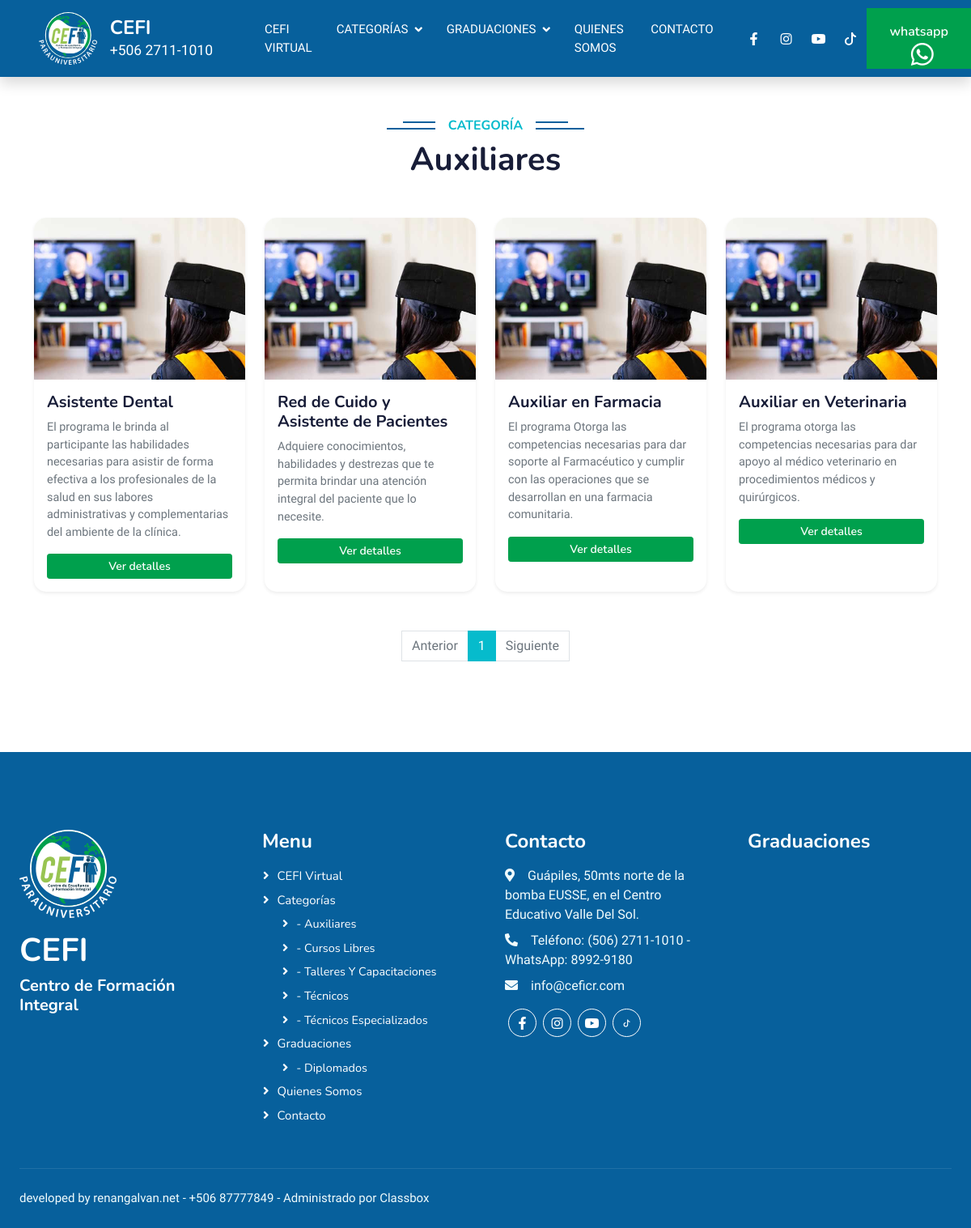
The app's page /web_site/despliegue_escuelas.php?id=16 with its own data.
### tables this page shows
CREATE TABLE `menus` (
  `id_menu` int(11) NOT NULL,
  `title` varchar(100) NOT NULL,
  `url` varchar(255) NOT NULL,
  `display_order` int(11) NOT NULL DEFAULT 0,
  `parent_id` int(11) DEFAULT NULL
);

CREATE TABLE `categories` (
  `id_category` int(11) NOT NULL,
  `name` varchar(100) NOT NULL,
  `image` varchar(255) DEFAULT NULL
);

CREATE TABLE `posts` (
  `id_post` int(11) NOT NULL,
  `id_category` int(11) NOT NULL,
  `title` varchar(255) NOT NULL,
  `synopsis` text DEFAULT NULL,
  `content` longtext DEFAULT NULL,
  `main_image` varchar(255) DEFAULT NULL,
  `created_at` timestamp NOT NULL DEFAULT current_timestamp(),
  `id_user` int(11) NOT NULL,
  `orden` int(11) DEFAULT 0,
  `instructor_name` varchar(255) DEFAULT NULL,
  `instructor_title` varchar(255) DEFAULT NULL,
  `instructor_photo` varchar(255) DEFAULT NULL,
  `show_in_instructors` tinyint(1) DEFAULT 0
);

### web_site/despliegue_escuelas.php (the view, shortened to what this page needs)
<?php
include 'header.php';
$id_category = isset($_GET['id']) ? (int)$_GET['id'] : 0;
try {
    $stmt = $pdo->prepare("SELECT name FROM categories WHERE id_category = ?");
    $stmt->execute([$id_category]);
    $category = $stmt->fetch();
    $nombre_escuela = $category ? $category['name'] : 'Escuela no encontrada';
} catch (PDOException $e) {
    $nombre_escuela = 'Error al cargar';
}
?>
<div class="container-xxl py-5">
    <div class="text-center wow fadeInUp" data-wow-delay="0.1s">
        <h6 class="section-title bg-white text-center text-primary px-3">Categoría</h6>
        <h1 class="mb-5"><?php echo htmlspecialchars($nombre_escuela); ?></h1>
    </div>
    <div class="container">
        <div class="row g-4">
            <?php
            try {
                $stmt_posts = $pdo->prepare("
                    SELECT p.id_post, p.title, p.synopsis, p.main_image
                    FROM posts p
                    JOIN categories c ON p.id_category = c.id_category
                    WHERE p.id_category = ?
                    AND LOWER(c.name) NOT LIKE '%graduacion%'
                    AND LOWER(c.name) NOT LIKE '%diplomado%'
                    AND LOWER(c.name) NOT LIKE '%galería%'
                    ORDER BY p.created_at DESC
                ");
                $stmt_posts->execute([$id_category]);
                $posts = $stmt_posts->fetchAll();
                if (empty($posts)) {
                    echo '<div class="col-12 text-center"><p class="text-muted">No hay publicaciones disponibles en esta escuela actualmente.</p></div>';
                } else {
                    foreach ($posts as $index => $post) {
                        $delay = (0.1 * ($index % 4)) + 0.1;
                        $main_img = $post['main_image'];
                        if (!empty($main_img)) {
                            if (strpos($main_img, 'public/uploads/images/') !== false) {
                                $image_path = '../classbox/' . $main_img;
                            } else {
                                $image_path = '../classbox/public/uploads/images/' . $main_img;
                            }
                        } else {
                            $image_path = 'img/course-1.jpg';
                        }
                        ?>
                        <div class="col-lg-3 col-md-6 wow fadeInUp" data-wow-delay="<?php echo $delay; ?>s">
                            <div class="card h-100 shadow-sm border-0 course-card">
                                <img src="<?php echo htmlspecialchars($image_path); ?>" class="card-img-top" alt="<?php echo htmlspecialchars($post['title']); ?>" style="height: 200px; object-fit: cover;">
                                <div class="card-body">
                                    <h5 class="card-title text-left"><?php echo htmlspecialchars($post['title']); ?></h5>
                                    <p class="card-text text-left text-muted" style="font-size: 0.9rem;">
                                        <?php echo htmlspecialchars($post['synopsis'] ?: 'Sin descripción disponible.'); ?>
                                    </p>
                                    <a href="ver_detalles_escuela.php?id=<?php echo $post['id_post']; ?>" class="btn btn-primary btn-sm w-100 mt-auto">Ver detalles</a>
                                </div>
                            </div>
                        </div>
                        <?php
                    }
                }
            } catch (PDOException $e) {
                echo '<div class="col-12 text-center text-danger"><p>Error al cargar las publicaciones.</p></div>';
            }
            ?>
        </div>
        <?php if (!empty($posts)): ?>
        <div class="row mt-5">
            <div class="col-12">
                <nav aria-label="Page navigation">
                    <ul class="pagination justify-content-center">
                        <li class="page-item disabled"><a class="page-link" href="#">Anterior</a></li>
                        <li class="page-item active"><a class="page-link" href="#">1</a></li>
                        <li class="page-item disabled"><a class="page-link" href="#">Siguiente</a></li>
                    </ul>
                </nav>
            </div>
        </div>
        <?php endif; ?>
    </div>
</div>
<?php include 'footer.php'; ?>

### web_site/header.php (shortened to what this page needs)
<?php require_once 'db_connect.php'; ?>
<!DOCTYPE html>
<html lang="es">
<head>
    <link href="https://cdnjs.cloudflare.com/ajax/libs/font-awesome/5.10.0/css/all.min.css" rel="stylesheet">
    <link href="https://cdn.jsdelivr.net/npm/bootstrap-icons@1.4.1/font/bootstrap-icons.css" rel="stylesheet">
    <link href="lib/animate/animate.min.css" rel="stylesheet">
    <link href="lib/owlcarousel/assets/owl.carousel.min.css" rel="stylesheet">
    <link href="css/bootstrap.min.css" rel="stylesheet">
    <link href="css/style.css" rel="stylesheet">
</head>
<body>
    <nav class="navbar navbar-expand-lg navbar-light shadow sticky-top p-0">
                    <a href="index.php" class="navbar-brand d-flex align-items-center px-4 px-lg-5">
                        <img src="img/logo_cefi_blanco.svg" alt="CEFI Logo" style="height: 65px;">
                        <div class="ms-3 text-white d-flex flex-column">
                            <span class="fw-bold h4 m-0" style="color: #FFFFFF !important;">CEFI</span>
                            <small class="phone-text">+506 2711-1010</small>
                        </div>
                    </a>
        <div class="collapse navbar-collapse align-items-center" id="navbarCollapse">
            <?php $currentPage = basename($_SERVER['PHP_SELF']); ?>
            <div class="navbar-nav ms-auto p-4 p-lg-0">
                <?php
                try {
                    $stmt = $pdo->query("SELECT id_menu, title, url FROM menus WHERE parent_id IS NULL ORDER BY display_order ASC");
                    $main_menus = $stmt->fetchAll();
                    foreach ($main_menus as $menu) {
                        $activeClass = ($currentPage == $menu['url']) ? 'active' : '';
                        $stmt_sub = $pdo->prepare("SELECT title, url FROM menus WHERE parent_id = ? ORDER BY display_order ASC");
                        $stmt_sub->execute([$menu['id_menu']]);
                        $sub_menus = $stmt_sub->fetchAll();
                        if (empty($sub_menus) && $menu['title'] !== 'Categorías' && $menu['title'] !== 'Galerías' && $menu['title'] !== 'Graduaciones') {
                            echo '<a href="' . htmlspecialchars($menu['url']) . '" class="nav-item nav-link ' . $activeClass . '">' . htmlspecialchars($menu['title']) . '</a>';
                        } else {
                            echo '<div class="nav-item dropdown">';
                            echo '<a href="#" class="nav-link dropdown-toggle ' . $activeClass . '" data-bs-toggle="dropdown">' . htmlspecialchars($menu['title']) . '</a>';
                            echo '<div class="dropdown-menu fade-down m-0">';
                            echo '</div></div>';
                        }
                    }
                } catch (PDOException $e) {
                    echo '<span class="nav-item nav-link text-danger">Error menú</span>';
                }
                ?>
            </div>
            <div class="d-flex align-items-center">
                <a class="btn btn-sm-square mx-1 text-white" href="https://www.facebook.com/CEFI.COSTARICA?mibextid=ZbWKwL" target="_blank" title="Síguenos en Facebook">
                    <i class="fab fa-facebook-f"></i>
                </a>
                <a class="btn btn-sm-square mx-1 text-white" href="https://www.instagram.com/cefi_cr?igsh=ZnNrZDRhdTB6Z3I0" target="_blank" title="Estamos en Instagram">
                    <i class="fab fa-instagram"></i>
                </a>
                <a class="btn btn-sm-square mx-1 text-white" href="https://youtube.com/@ceficr?si=Prh18hZuQhWG6hdY" target="_blank" title="Estamos en Youtube">
                    <i class="fab fa-youtube"></i>
                </a>
                <a class="btn btn-sm-square mx-1 text-white" href="https://www.tiktok.com/@cefi_cr?_t=8jw1rg8zAJh&_r=1" target="_blank" title="Estamos en Tiktok">
                    <svg xmlns="http://www.w3.org/2000/svg" width="1em" height="1em" fill="currentColor" class="bi bi-tiktok" viewBox="0 0 16 16">
                        <path d="M9 0h1.98c.144.715.54 1.617 1.235 2.512C12.895 3.389 13.797 4 15 4v2c-1.753 0-3.07-.814-4-1.829V11a5 5 0 1 1-5-5v2a3 3 0 1 0 3 3z" />
                    </svg>
                </a>
            </div>
            <a href="https://wa.me/50689929180" class="btn btn-primary btn-whatsapp-large py-3 px-lg-3 d-none d-lg-block"><span>whatsapp<i class="fab fa-whatsapp ms-2"></i></span></a>
        </div>
    </nav>

### web_site/footer.php (shortened to what this page needs)
    <div class="container-fluid text-light footer pt-5 mt-5 wow fadeIn" data-wow-delay="0.1s">
        <div class="container-fluid py-5">
            <div class="row g-5">
                <div class="col-lg-3 col-md-6 text-white">
                    <h4 class="text-white mb-3"><img src="img/logo_cefi_blanco.svg" width="120px"></h4>
                    <h1 class="text-white">CEFI</h1>
                    <h5 class="text-white">Centro de Formación Integral</h5>
                </div>
                <div class="col-lg-3 col-md-6">
                    <h4 class="text-white mb-3">Menu</h4>
                    <?php
                    try {
                        $stmt_footer = $pdo->query("SELECT id_menu, title, url FROM menus WHERE parent_id IS NULL ORDER BY display_order ASC");
                        while ($menu_f = $stmt_footer->fetch()) {
                            echo '<a class="btn btn-link" href="' . htmlspecialchars($menu_f['url']) . '">' . htmlspecialchars($menu_f['title']) . '</a>';
                            $is_gallery_menu = ($menu_f['title'] === 'Galerías' || $menu_f['title'] === 'Graduaciones');
                            if ($menu_f['title'] === 'Categorías' || $is_gallery_menu) {
                                $sql_cat_f = "SELECT DISTINCT c.id_category, c.name FROM categories c";
                                if ($is_gallery_menu) {
                                    $sql_cat_f .= " JOIN posts p ON c.id_category = p.id_category
                                                  WHERE (LOWER(c.name) LIKE '%graduacion%'
                                                  OR LOWER(c.name) LIKE '%diplomado%'
                                                  OR LOWER(c.name) LIKE '%galería%')";
                                } else {
                                    $sql_cat_f .= " WHERE LOWER(c.name) NOT LIKE '%graduacion%'
                                                  AND LOWER(c.name) NOT LIKE '%diplomado%'
                                                  AND LOWER(c.name) NOT LIKE '%galería%'";
                                }
                                $sql_cat_f .= " ORDER BY c.name ASC";
                                $stmt_cat_f = $pdo->query($sql_cat_f);
                                while ($cat_f = $stmt_cat_f->fetch()) {
                                    $link = $is_gallery_menu ? 'graduaciones.php' : 'despliegue_escuelas.php';
                                    echo '<a class="btn btn-link ps-4" href="' . $link . '?id=' . $cat_f['id_category'] . '" style="font-size: 0.9em;">- ' . htmlspecialchars($cat_f['name']) . '</a>';
                                }
                            }
                        }
                    } catch (PDOException $e) { echo '<p class="text-danger">Error menú</p>'; }
                    ?>
                </div>
                <div class="col-lg-3 col-md-6">
                    <h4 class="text-white mb-3">Contacto</h4>
                    <p class="mb-2"><i class="fa fa-map-marker-alt me-3"></i>Guápiles, 50mts norte de la bomba EUSSE, en el Centro Educativo Valle Del Sol.</p>
                    <p class="mb-2"><i class="fa fa-phone-alt me-3"></i>Teléfono: (506) 2711-1010 - WhatsApp: 8992-9180</p>
                    <p class="mb-2"><i class="fa fa-envelope me-3"></i>info@ceficr.com</p>
                    <div class="d-flex pt-2">
                        <a class="btn btn-outline-light btn-social mx-1" href="https://www.facebook.com/CEFI.COSTARICA?mibextid=ZbWKwL" target="_blank"><i class="fab fa-facebook-f"></i></a>
                        <a class="btn btn-outline-light btn-social mx-1" href="https://www.instagram.com/cefi_cr?igsh=ZnNrZDRhdTB6Z3I0" target="_blank"><i class="fab fa-instagram"></i></a>
                        <a class="btn btn-outline-light btn-social mx-1" href="https://youtube.com/@ceficr?si=Prh18hZuQhWG6hdY" target="_blank"><i class="fab fa-youtube"></i></a>
                        <a class="btn btn-outline-light btn-social mx-1" href="https://www.tiktok.com/@cefi_cr?_t=8jw1rg8zAJh&_r=1" target="_blank"><svg xmlns="http://www.w3.org/2000/svg" width="1em" height="1em" fill="currentColor" viewBox="0 0 16 16"><path d="M9 0h1.98c.144.715.54 1.617 1.235 2.512C12.895 3.389 13.797 4 15 4v2c-1.753 0-3.07-.814-4-1.829V11a5 5 0 1 1-5-5v2a3 3 0 1 0 3 3z" /></svg></a>
                    </div>
                </div>
                <div class="col-lg-3 col-md-6">
                    <h4 class="text-white mb-3"><a href="graduaciones.php" style="color: inherit; text-decoration: none;">Graduaciones</a></h4>
                    <div class="row g-2 pt-2">
                    </div>
                </div>
            </div>
        </div>
        <div class="container-fluid"><div class="copyright"><div class="row"><div class="col-md-6 text-center text-md-start mb-3 mb-md-0">developed by renangalvan.net - +506 87777849 - Administrado por Classbox</div></div></div></div>
    </div>
</body>
</html>

### records on screen
menus: title "CEFI VIRTUAL", title "CEFI Virtual"
menus: title "CATEGORÍAS", title "Categorías"
menus: title "GRADUACIONES", title "Graduaciones"
menus: title "QUIENES SOMOS", title "Quienes Somos"
menus: title "CONTACTO", title "Contacto"
categories: name "Auxiliares"
posts: title "Asistente Dental", synopsis "El programa le brinda al participante las habilidades necesarias para asistir de forma efectiva a los profesionales de la salud en sus labores administrativas y complementarias del ambiente de la clínica."
posts: title "Red de Cuido y Asistente de Pacientes", synopsis "Adquiere conocimientos, habilidades y destrezas que te permita brindar una atención integral del paciente que lo necesite."
posts: title "Auxiliar en Farmacia", synopsis "El programa Otorga las competencias necesarias para dar soporte al Farmacéutico y cumplir con las operaciones que se desarrollan en una farmacia comunitaria."
posts: title "Auxiliar en Veterinaria", synopsis "El programa otorga las competencias necesarias para dar apoyo al médico veterinario en procedimientos médicos y quirúrgicos."
categories: name "Cursos Libres"
categories: name "Talleres Y Capacitaciones"
categories: name "Técnicos"
categories: name "Técnicos Especializados"
categories: name "Diplomados"
